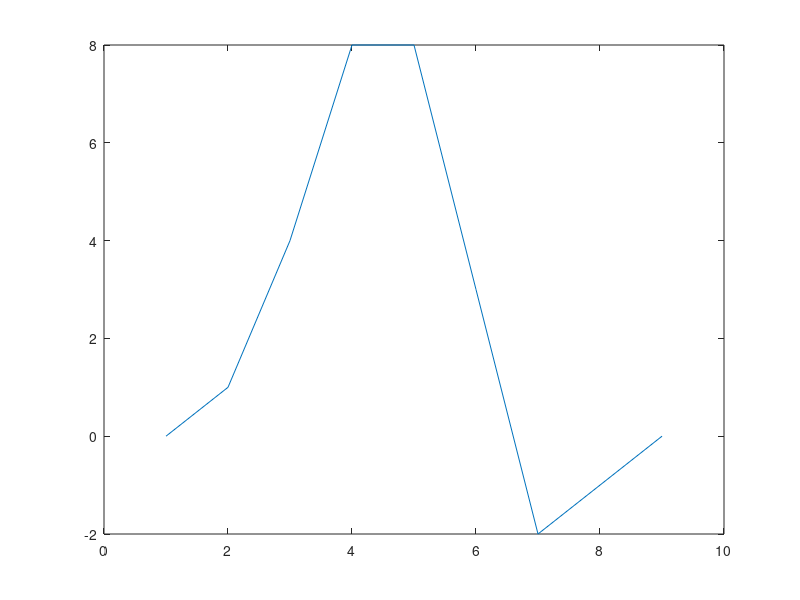
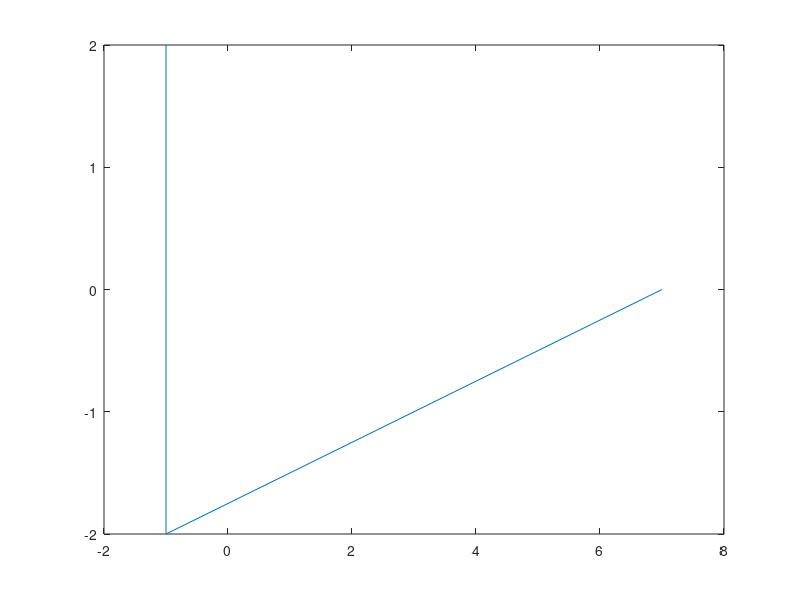

The MATLAB script that drew these images, in order:
%--------------------------------------------------------------------------
% University of Limerick - Dept. of Electronic and Computer Engineering
%--------------------------------------------------------------------------
% filename: Lab5 - Lab5_part1.m
%
% purpose: Convolution and Discrete Fourier Transform
%
% created by: Tom Meehan
% created on: 14 October 2021
%
%--------------------------------------------------------------------------
% Copyright 2021 University of Limerick
%--------------------------------------------------------------------------

clc
clear all
close all

%% A
% simple convolution
x = [1,2,3,1,0]
h = [0,1,2,1,-1]
y = conv(x,h)
figure(1)
plot(y)

%% B
% simple DFT
x = [1,3,2,1]
k = fft(x)
figure(2)
plot(k)